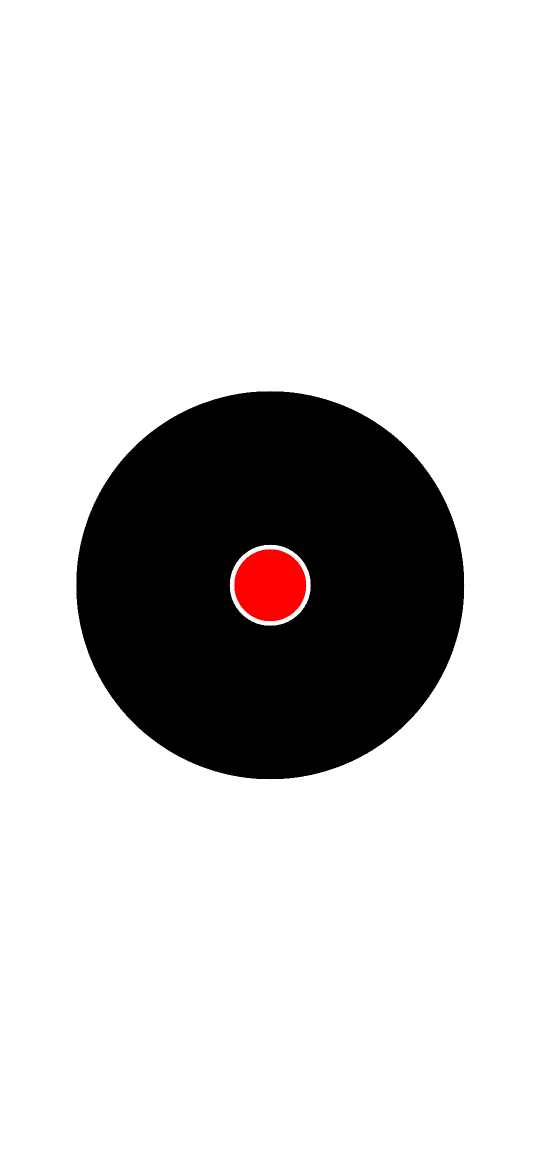
#> input picture gaze/phone_target.png, 1080 x 2340 px (shown at 1/2 size)
$ python -i target.py   (imports and definitions only)
#> lines starting #> are read from the running program, lines starting #| are printed output that depends on the picture; after the words box and inside, x2 and y2 are one past the last pixel; in counts of white or black regions, pixels touching at a corner belong together
#> further down, picture is the input picture: shape (2340, 1080, 3); mean B, G, R 207.7, 207.7, 209.4
"""Find a calibration target - a black disc on a bright screen - in a low-res, blurry front-camera frame.

The screen can be the laptop (screen calibration) or a phone lying on the table
(table calibration). ArUco markers are too small to decode at 240x240 (a few
pixels per cell), but a dark blob inside a bright screen is easy: find the bright,
roughly rectangular regions, then the largest dark, roundish blob inside one of
them, and take its centroid.
"""

from __future__ import annotations

import cv2
import numpy as np


def find_screens(gray: np.ndarray, max_screens: int = 3) -> list[np.ndarray]:
    """Masks of bright, roughly rectangular regions (laptop / phone screens), largest first."""
    _, bright = cv2.threshold(gray, 0, 255, cv2.THRESH_BINARY + cv2.THRESH_OTSU)
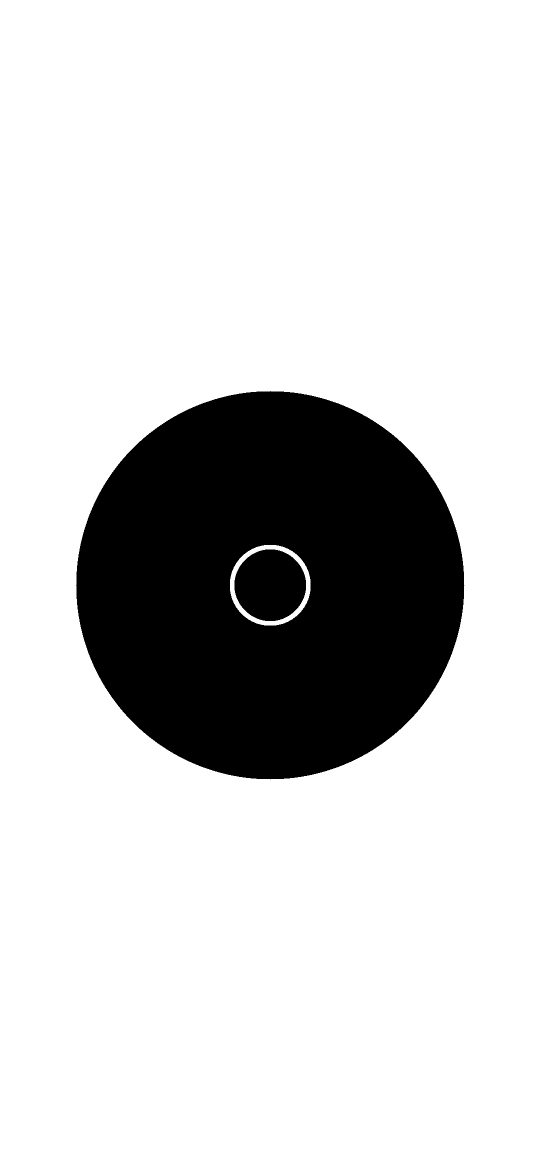
#> bright: shape (2340, 1080) (shown at 1/2 size); 81.5% white; 2 black regions, box (x1, y1, x2, y2) and area: (152, 782, 929, 1559) 452300, (469, 1099, 612, 1242) 16069
    bright = cv2.morphologyEx(bright, cv2.MORPH_CLOSE, np.ones((5, 5), np.uint8))
#> bright: shape (2340, 1080); 81.5% white; 2 black regions, box (x1, y1, x2, y2) and area: (153, 783, 928, 1558) 452296, (469, 1099, 612, 1242) 16069
    contours, _ = cv2.findContours(bright, cv2.RETR_EXTERNAL, cv2.CHAIN_APPROX_SIMPLE)
#> contours = [[[0, 0], [0, 2339], [1079, 2339], [1079, 0]]]
    scene_level = float(np.median(gray))
#> scene_level = 255
    found = []
    for c in contours:
        hull = cv2.convexHull(c)  # hull: the dark target makes a hole in the screen
        area = cv2.contourArea(hull)
        (_, (w, h), _) = cv2.minAreaRect(c)
        if not (area > 0.004 * gray.size and w * h > 0 and area / (w * h) > 0.7):
            continue
        mask = np.zeros_like(gray)
        cv2.drawContours(mask, [hull], -1, 255, -1)
        # a lit screen is much brighter than the room around it; a glare patch on the desk is not
        if np.percentile(gray[mask > 0], 75) < scene_level + 40:
            continue
        found.append((area, hull))
    masks = []
    for _, hull in sorted(found, key=lambda f: -f[0])[:max_screens]:
        mask = np.zeros_like(gray)
        cv2.drawContours(mask, [hull], -1, 255, -1)
        masks.append(mask)
    return masks


# [26 lines left out: functions find_screen, _phone_like, not called in this run]


def find_target(frame: np.ndarray, min_contrast: int = 18, phone: bool = False, min_share: float = 0.008) -> tuple[float, float] | None:
    """Centre (u, v) of the dark disc on a screen, in frame pixels, or None.
    phone=True (table calibration) accepts only the phone target's layout - see _phone_like."""
    gray = frame if frame.ndim == 2 else cv2.cvtColor(frame, cv2.COLOR_BGR2GRAY)
    gray = cv2.GaussianBlur(gray, (3, 3), 0)
    best, best_area = None, 12.0
    # Screen calibration: the target is on the laptop screen, the biggest bright area in view - other bright
    # things at the edge of the picture produced false targets there. The phone can be smaller than other
    # bright areas, so phone mode keeps looking at several.
    for screen in find_screens(gray, 3 if phone else 1):
        screen_area = float((screen > 0).sum())
        # Screen glow washes the black target out to mid-grey and screens are unevenly bright, so compare
        # each pixel with its local surroundings: closing fills the dark target in with nearby screen
        # brightness. The kernel must be wider than the disc, so it scales with the screen's size.
        k = max(21, int(0.8 * np.sqrt(screen_area)) | 1)
        background = cv2.morphologyEx(gray, cv2.MORPH_CLOSE, cv2.getStructuringElement(cv2.MORPH_ELLIPSE, (k, k)))
        contrast = cv2.subtract(background, gray)
        inner = cv2.erode(screen, np.ones((3, 3), np.uint8))  # ignore the dark bezel right at the screen edge
        dark = ((contrast > min_contrast) & (inner > 0)).astype(np.uint8) * 255
        dark = cv2.morphologyEx(dark, cv2.MORPH_OPEN, np.ones((2, 2), np.uint8))
        contours, _ = cv2.findContours(dark, cv2.RETR_EXTERNAL, cv2.CHAIN_APPROX_NONE)
        for c in contours:
            area = cv2.contourArea(c)
            perimeter = cv2.arcLength(c, True)
            roundness = 4 * np.pi * area / (perimeter * perimeter) if perimeter else 0
            if area <= best_area or roundness <= 0.4 or not min_share <= area / screen_area <= 0.45:
                continue
            blob = np.zeros_like(gray)
            cv2.drawContours(blob, [c], -1, 255, -1)
            if cv2.mean(contrast, blob)[0] < 1.4 * min_contrast:  # a real disc is solidly darker than the screen
                continue
            if phone and not _phone_like(screen, c):
                continue
            best, best_area = c, area
#> this loop made 0 passes
    if best is None:
        return None
    m = cv2.moments(best)
    return m["m10"] / m["m00"], m["m01"] / m["m00"]


# [24 lines left out: functions target_disc, phone_target, not called in this run]

>>> import cv2
>>> picture = cv2.imread('phone_target.png')
>>> result = find_target(picture)
